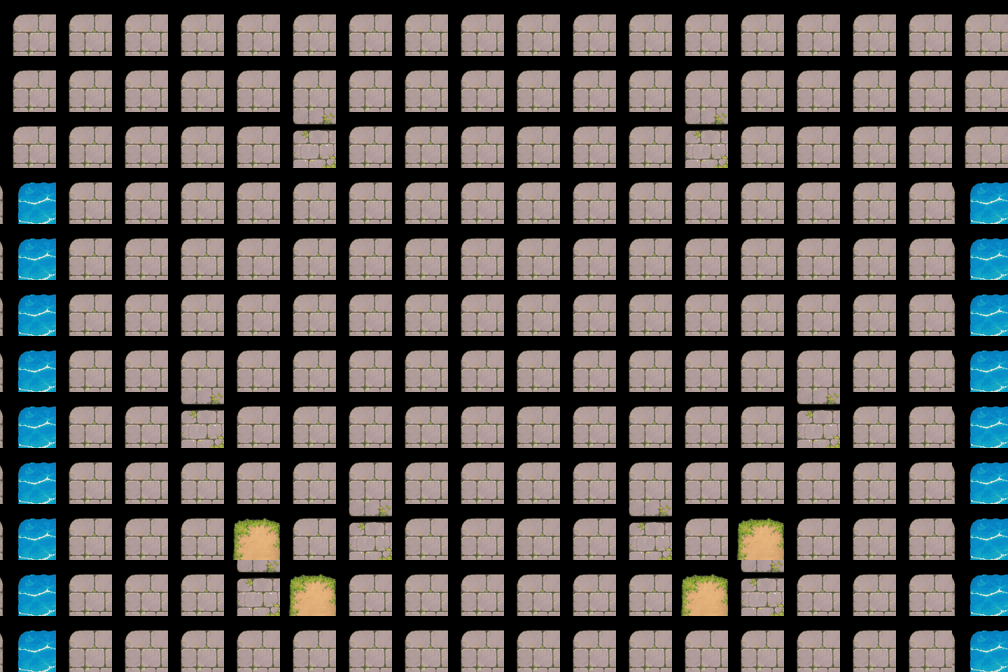

This game map was drawn from its Tiled (.tmx) file and the tilesets committed beside it. A one-line description and the full map source follow:
An orthogonal 18x12 tile map with 56x56 px tiles, 1 tile layer (Ground) and 35 objects (6x prop_676, 4x prop_675, 2x prop_660, 2x prop_661, 2x prop_662, ...).

<map version="1.10" tiledversion="1.10.2" orientation="orthogonal" renderorder="right-down" width="18" height="12" tilewidth="56" tileheight="56" infinite="0" nextlayerid="5" nextobjectid="800">
 <properties>
  <property name="level_id" value="lighthouse_courtyard" />
  <property name="layout_style" value="one_screen_handcrafted_topdown" />
  <property name="route_design" value="axial_entry_to_open_boss_arena_with_formal_lighthouse_forecourt" />
  <property name="map_review_revision" type="int" value="15" />
  <property name="terrain_zone_design" value="stone forecourt, worn sandy approach, narrow sea-edge water bands; no grass corners" />
  <property name="scene_description" value="Final lighthouse forecourt; axial approach, formal stone court, open guardian arena." />
 </properties>
 <tileset firstgid="1" source="terrain.tsx" />
 <layer id="1" name="Ground" width="18" height="12">
  <data encoding="csv">
25,25,25,25,25,25,25,25,25,25,25,25,25,25,25,25,25,25,
25,25,25,25,25,25,25,25,25,25,25,25,25,25,25,25,25,25,
25,25,25,25,25,29,25,25,25,25,25,25,29,25,25,25,25,25,
37,25,25,25,25,25,25,25,25,25,25,25,25,25,25,25,25,37,
37,25,25,25,25,25,25,25,25,25,25,25,25,25,25,25,25,37,
37,25,25,25,25,25,25,25,25,25,25,25,25,25,25,25,25,37,
37,25,25,25,25,25,25,25,25,25,25,25,25,25,25,25,25,37,
37,25,25,29,25,25,25,25,25,25,25,25,25,25,29,25,25,37,
37,25,25,25,25,25,25,25,25,25,25,25,25,25,25,25,25,37,
37,25,25,25,13,25,29,25,25,25,25,29,25,13,25,25,25,37,
37,25,25,25,29,13,25,25,25,25,25,25,13,29,25,25,25,37,
37,25,25,25,25,25,25,25,25,25,25,25,25,25,25,25,25,37
</data>
 </layer>
 <objectgroup id="2" name="Collision" draworder="topdown" />
 <objectgroup id="3" name="Objects" draworder="topdown">
  <object id="306" name="失落的灯塔" type="prop_33" x="532.00" y="196.00"><properties><property name="scale" type="float" value="1.18" /></properties><point /></object>
  <object id="660" name="庭院枯树" type="prop_660" x="140.00" y="140.00"><properties><property name="scale" type="float" value="0.48" /></properties><point /></object>
  <object id="661" name="风蚀枯木" type="prop_661" x="980.00" y="140.00"><properties><property name="scale" type="float" value="0.46" /></properties><point /></object>
  <object id="720" name="庭院枯树·西" type="prop_660" x="84.00" y="140.00"><properties><property name="scale" type="float" value="0.52" /></properties><point /></object>
  <object id="721" name="庭院枯树·东" type="prop_661" x="980.00" y="140.00"><properties><property name="scale" type="float" value="0.50" /></properties><point /></object>
  <object id="722" name="枯树根·西" type="prop_662" x="140.00" y="532.00"><properties><property name="scale" type="float" value="0.48" /></properties><point /></object>
  <object id="723" name="枯树根·东" type="prop_662" x="924.00" y="532.00"><properties><property name="scale" type="float" value="0.46" /></properties><point /></object>
  <object id="724" name="断裂石柱·西" type="prop_663" x="196.00" y="252.00"><properties><property name="scale" type="float" value="0.42" /></properties><point /></object>
  <object id="725" name="断裂石柱·东" type="prop_665" x="868.00" y="252.00"><properties><property name="scale" type="float" value="0.42" /></properties><point /></object>
  <object id="726" name="破败祭坛·西" type="prop_666" x="196.00" y="420.00"><properties><property name="scale" type="float" value="0.38" /></properties><point /></object>
  <object id="727" name="破败祭坛·东" type="prop_667" x="868.00" y="420.00"><properties><property name="scale" type="float" value="0.38" /></properties><point /></object>
  <object id="728" name="庭院瓦砾·西" type="prop_668" x="140.00" y="588.00"><properties><property name="scale" type="float" value="0.44" /></properties><point /></object>
  <object id="729" name="庭院瓦砾·东" type="prop_669" x="924.00" y="588.00"><properties><property name="scale" type="float" value="0.42" /></properties><point /></object>
  <object id="730" name="残破战旗" type="prop_670" x="812.00" y="140.00"><properties><property name="scale" type="float" value="0.34" /></properties><point /></object>
  <object id="731" name="黑荆棘残骸·西" type="prop_671" x="252.00" y="532.00"><properties><property name="scale" type="float" value="0.34" /></properties><point /></object>
  <object id="732" name="黑荆棘残骸·东" type="prop_672" x="812.00" y="532.00"><properties><property name="scale" type="float" value="0.34" /></properties><point /></object>
  <object id="733" name="焦黑地表·西" type="prop_673" x="364.00" y="588.00"><properties><property name="scale" type="float" value="0.40" /></properties><point /></object>
  <object id="734" name="焦黑地表·东" type="prop_674" x="700.00" y="588.00"><properties><property name="scale" type="float" value="0.40" /></properties><point /></object>
  <object id="735" name="西侧幽蓝火盆" type="prop_676" x="252.00" y="364.00"><properties><property name="scale" type="float" value="0.40" /></properties><point /></object>
  <object id="736" name="东侧幽蓝火盆" type="prop_676" x="812.00" y="364.00"><properties><property name="scale" type="float" value="0.40" /></properties><point /></object>
  <object id="737" name="庭院断柱·东侧" type="prop_664" x="812.00" y="252.00"><properties><property name="scale" type="float" value="0.40" /></properties><point /></object>
  <object id="738" name="西侧幽蓝火盆·上列" type="prop_676" x="308.00" y="252.00"><properties><property name="scale" type="float" value="0.36" /></properties><point /></object>
  <object id="739" name="东侧幽蓝火盆·上列" type="prop_676" x="756.00" y="252.00"><properties><property name="scale" type="float" value="0.36" /></properties><point /></object>
  <object id="740" name="西侧幽蓝火盆·下列" type="prop_676" x="308.00" y="476.00"><properties><property name="scale" type="float" value="0.36" /></properties><point /></object>
  <object id="741" name="东侧幽蓝火盆·下列" type="prop_676" x="756.00" y="476.00"><properties><property name="scale" type="float" value="0.36" /></properties><point /></object>
  <object id="742" name="西侧悬灯·上列" type="prop_675" x="196.00" y="308.00"><properties><property name="scale" type="float" value="0.42" /></properties><point /></object>
  <object id="743" name="东侧悬灯·上列" type="prop_675" x="868.00" y="308.00"><properties><property name="scale" type="float" value="0.42" /></properties><point /></object>
  <object id="744" name="西侧悬灯·下列" type="prop_675" x="196.00" y="476.00"><properties><property name="scale" type="float" value="0.42" /></properties><point /></object>
  <object id="745" name="东侧悬灯·下列" type="prop_675" x="868.00" y="476.00"><properties><property name="scale" type="float" value="0.42" /></properties><point /></object>
</objectgroup>
 <objectgroup id="4" name="Markers" draworder="topdown">
  <object id="500" name="spawn" type="spawn" x="140.00" y="532.00"><point /></object>
  <object id="501" name="return" type="return" x="140.00" y="588.00"><point /></object>
  <object id="502" name="grove_gate" type="grove_gate" x="196.00" y="532.00"><point /></object>
  <object id="503" name="ruin_gate" type="ruin_gate" x="252.00" y="532.00"><point /></object>
  <object id="504" name="shrine" type="shrine" x="532.00" y="364.00"><point /></object>
  <object id="505" name="boss" type="boss" x="532.00" y="476.00"><point /></object>
 </objectgroup>
</map>
